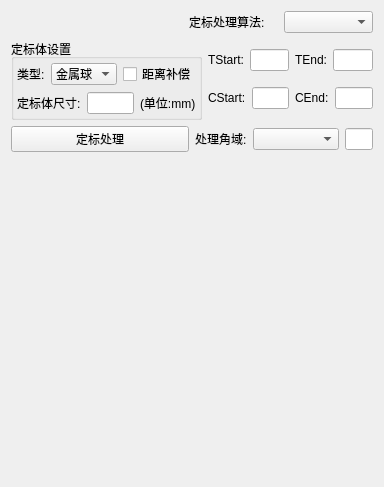
<?xml version="1.0" encoding="UTF-8"?>
<ui version="4.0">
 <class>FourthStepWidget</class>
 <widget class="QWidget" name="FourthStepWidget">
  <property name="geometry">
   <rect>
    <x>0</x>
    <y>0</y>
    <width>384</width>
    <height>487</height>
   </rect>
  </property>
  <property name="windowTitle">
   <string>Form</string>
  </property>
  <layout class="QVBoxLayout" name="verticalLayout_3">
   <item>
    <layout class="QHBoxLayout" name="horizontalLayout_13" stretch="2,1,1">
     <item>
      <spacer name="horizontalSpacer_8">
       <property name="orientation">
        <enum>Qt::Horizontal</enum>
       </property>
       <property name="sizeHint" stdset="0">
        <size>
         <width>40</width>
         <height>20</height>
        </size>
       </property>
      </spacer>
     </item>
     <item>
      <widget class="QLabel" name="label_14">
       <property name="text">
        <string>定标处理算法:</string>
       </property>
      </widget>
     </item>
     <item>
      <widget class="QComboBox" name="comboBoxCalibraMethod"/>
     </item>
    </layout>
   </item>
   <item>
    <layout class="QHBoxLayout" name="horizontalLayout_18" stretch="1,1">
     <item>
      <widget class="QGroupBox" name="groupBox">
       <property name="title">
        <string>定标体设置</string>
       </property>
       <layout class="QVBoxLayout" name="verticalLayout">
        <property name="leftMargin">
         <number>3</number>
        </property>
        <property name="topMargin">
         <number>3</number>
        </property>
        <property name="rightMargin">
         <number>3</number>
        </property>
        <property name="bottomMargin">
         <number>3</number>
        </property>
        <item>
         <layout class="QHBoxLayout" name="horizontalLayout_14">
          <item>
           <widget class="QLabel" name="label_15">
            <property name="text">
             <string>类型:</string>
            </property>
           </widget>
          </item>
          <item>
           <widget class="QComboBox" name="ComboBoxCalibraType">
            <item>
             <property name="text">
              <string>金属球</string>
             </property>
            </item>
            <item>
             <property name="text">
              <string>平板</string>
             </property>
            </item>
            <item>
             <property name="text">
              <string>圆柱</string>
             </property>
            </item>
            <item>
             <property name="text">
              <string>二面角</string>
             </property>
            </item>
            <item>
             <property name="text">
              <string>三面角</string>
             </property>
            </item>
            <item>
             <property name="text">
              <string>相值法</string>
             </property>
            </item>
            <item>
             <property name="text">
              <string>幅值法</string>
             </property>
            </item>
           </widget>
          </item>
          <item>
           <widget class="QCheckBox" name="CheckEditRangeCompenFlag">
            <property name="text">
             <string>距离补偿</string>
            </property>
           </widget>
          </item>
         </layout>
        </item>
        <item>
         <layout class="QHBoxLayout" name="horizontalLayout_15">
          <item>
           <widget class="QLabel" name="label_17">
            <property name="text">
             <string>定标体尺寸:</string>
            </property>
           </widget>
          </item>
          <item>
           <widget class="QLineEdit" name="TextBoxCalibraSize"/>
          </item>
          <item>
           <widget class="QLabel" name="label_16">
            <property name="text">
             <string>(单位:mm)</string>
            </property>
           </widget>
          </item>
         </layout>
        </item>
       </layout>
      </widget>
     </item>
     <item>
      <layout class="QVBoxLayout" name="verticalLayout_2">
       <item>
        <layout class="QHBoxLayout" name="horizontalLayout_16">
         <item>
          <widget class="QLabel" name="label_18">
           <property name="text">
            <string>TStart:</string>
           </property>
          </widget>
         </item>
         <item>
          <widget class="QLineEdit" name="textBoxTargetDoorStart"/>
         </item>
         <item>
          <widget class="QLabel" name="label_19">
           <property name="text">
            <string>TEnd:</string>
           </property>
          </widget>
         </item>
         <item>
          <widget class="QLineEdit" name="textBoxTargetDoorEnd"/>
         </item>
        </layout>
       </item>
       <item>
        <layout class="QHBoxLayout" name="horizontalLayout_17">
         <item>
          <widget class="QLabel" name="label_20">
           <property name="text">
            <string>CStart:</string>
           </property>
          </widget>
         </item>
         <item>
          <widget class="QLineEdit" name="textBoxCalibraDoorStart"/>
         </item>
         <item>
          <widget class="QLabel" name="label_21">
           <property name="text">
            <string>CEnd:</string>
           </property>
          </widget>
         </item>
         <item>
          <widget class="QLineEdit" name="textBoxCalibraDoorEnd"/>
         </item>
        </layout>
       </item>
      </layout>
     </item>
    </layout>
   </item>
   <item>
    <layout class="QHBoxLayout" name="horizontalLayout_20" stretch="1,1">
     <item>
      <widget class="QPushButton" name="ButtonCalibra">
       <property name="text">
        <string>定标处理</string>
       </property>
      </widget>
     </item>
     <item>
      <layout class="QHBoxLayout" name="horizontalLayout_19" stretch="1,3,1">
       <item>
        <widget class="QLabel" name="label_22">
         <property name="text">
          <string>处理角域:</string>
         </property>
        </widget>
       </item>
       <item>
        <widget class="QComboBox" name="comboBoxCalibraSiganl_ProcessMode"/>
       </item>
       <item>
        <widget class="QLineEdit" name="textBoxSignal_pMode_Angle"/>
       </item>
      </layout>
     </item>
    </layout>
   </item>
   <item>
    <spacer name="verticalSpacer">
     <property name="orientation">
      <enum>Qt::Vertical</enum>
     </property>
     <property name="sizeHint" stdset="0">
      <size>
       <width>20</width>
       <height>130</height>
      </size>
     </property>
    </spacer>
   </item>
  </layout>
 </widget>
 <resources/>
 <connections/>
</ui>
